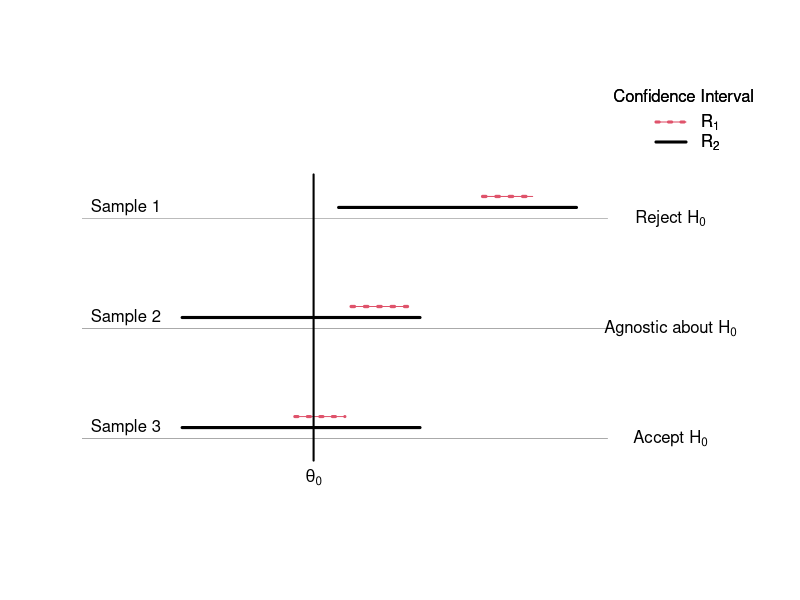

R code for this plot:
pdf("interval_tTest.pdf")
eps=0.2
fac=3
plot(c(0,10),c(1,8),pch=NA,xaxt='n',yaxt='n',bty='n',
     ylab='',xlab='')

y=2
lines(c(-10,8),c(y-eps,y-eps),lwd=0.3)
lines(c(1.2,5),c(y,y),lwd=3)
lines(c(3,3.8),c(y+eps,y+eps),lwd=3,col=2,lty=3)
lines(c(3,3.8),c(y+eps,y+eps),lwd=1,col=2,lty=1)
lines(c(3.3,3.3),c(y-fac*eps,6+fac*eps),lwd=2)
text(3.3,y-(fac+1.5)*eps,expression(theta[0]))
text(9,y-eps,substitute(paste("Accept ",H[0])))
text(0.3,y,substitute(paste("Sample 3")))

y=4
lines(c(-10,8),c(y-eps,y-eps),lwd=0.3)
lines(c(1.2,5),c(y,y),lwd=3)
lines(c(3.9,4.8),c(y+eps,y+eps),lwd=3.2,col=2,lty=3)
lines(c(3.9,4.8),c(y+eps,y+eps),lwd=1,col=2,lty=1)
#lines(c(3.3,3.3),c(y-fac*eps,y+fac*eps),lwd=2)
#text(3.3,y-(fac+1.5)*eps,expression(mu[0]))
text(9,y-eps,substitute(paste("Agnostic about ",H[0])))
text(0.3,y,substitute(paste("Sample 2")))

y=6
lines(c(-10,8),c(y-eps,y-eps),lwd=0.3)
lines(c(1.2+2.5,5+2.5),c(y,y),lwd=3)
lines(c(3+3,3.8+3),c(y+eps,y+eps),lwd=3.2,col=2,lty=3)
lines(c(3+3,3.8+3),c(y+eps,y+eps),lwd=1,col=2,lty=1)
#lines(c(3.3,3.3),c(y-fac*eps,y+fac*eps),lwd=2)
#text(3.3,y-(fac+1.5)*eps,expression(mu[0]))
text(9,y-eps,substitute(paste("Reject ",H[0])))
text(0.3,y,substitute(paste("Sample 1")))


legend("topright",c(expression(R[1]),expression(R[2])),
       col=c(2,1),lwd=3,lty=c(3,1),bty="n",title = "Confidence Interval")
legend("topright",c(expression(R[1]),expression(R[2])),
       col=c(2,1),lwd=1,lty=c(1,1),bty="n",title = "Confidence Interval")
dev.off()
